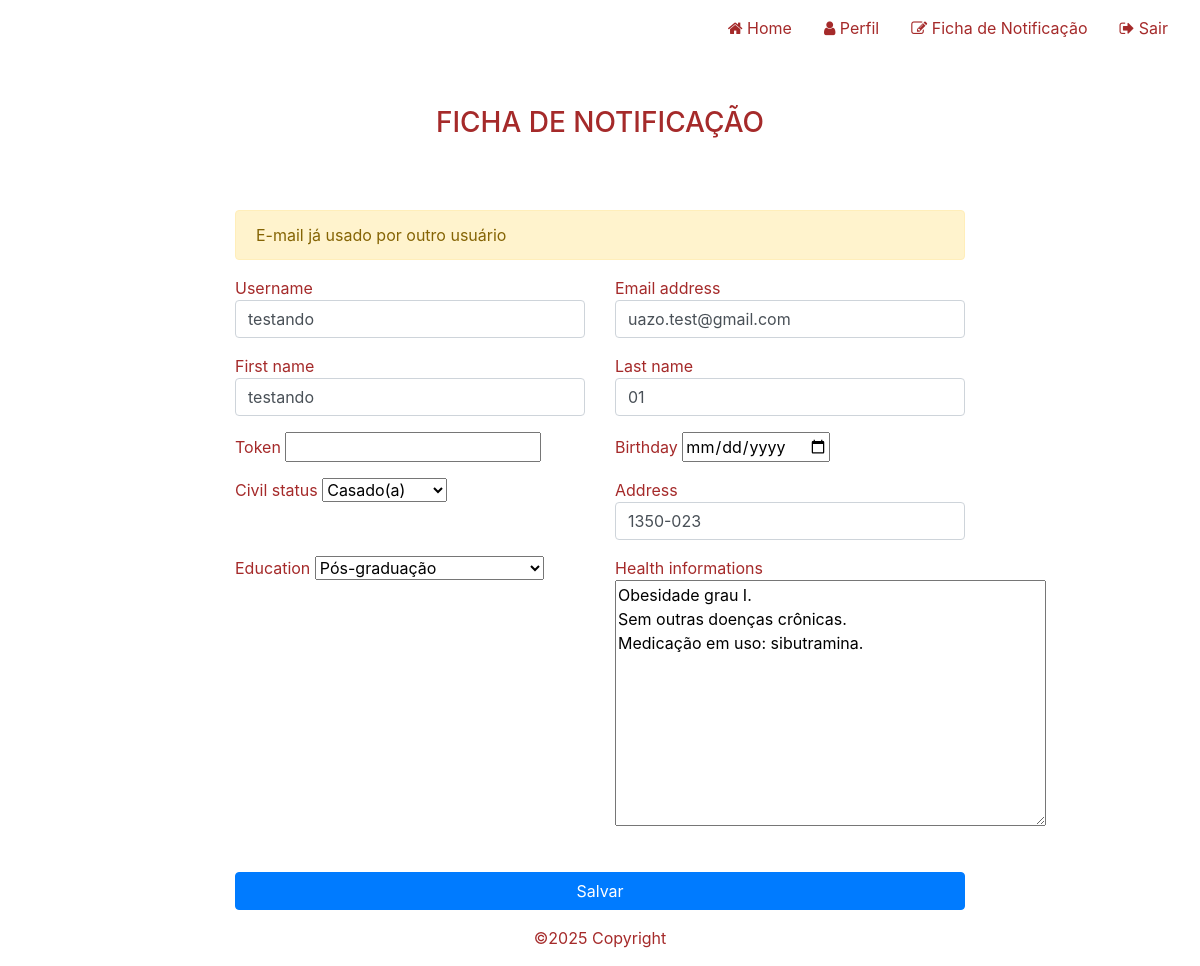
The app's page /profile/edit/ (signed in) with its own data.
### searchApp/models/Profile.py (models this page shows)
class Profile(models.Model):
    user = models.OneToOneField(User, on_delete=models.CASCADE)
    token = models.CharField(max_length=255, null=True, blank=True)
    name = models.CharField(max_length=100, default='Nome completo')
    birthday = models.DateField(default=None, null=True, blank=True)
    civil_status = models.IntegerField(choices=STATUS_CHOICES, default=5)
    address = models.CharField(default='Rua, nº, freguesia, Código Postal')
    education = models.IntegerField(choices=EDUCATION_CHOICES, default=4)
    health_informations = models.TextField(default='Descreva sobre o seu atual quadro de obesidade, quais as medicações que faz uso e se possui outras doenças crônicas')
    role = models.IntegerField(choices=ROLE_CHOICE, default=3)
    created_at = models.DateTimeField(auto_now_add=True)
    updated_at = models.DateTimeField(auto_now=True)

### searchApp/views/ProfileView.py (the view)
@login_required()
def edit_profile(request):
    profile, created = Profile.objects.get_or_create(user=request.user)
    emailUnused = True
    message = None
    if request.method == 'POST':
        profileForm = UserProfileForm(request.POST, request.FILES
                                      , instance=profile)
        userForm = UserForm(request.POST, instance=request.user)
        verifyEmail = Profile.objects.filter(user__email=request.
                                             POST['email']).exclude(user__id=request.user.id).first()
        emailUnused = verifyEmail is None
    else:
        profileForm = UserProfileForm(instance=profile)
        userForm = UserForm(instance=request.user)
    if profileForm.is_valid() and userForm.is_valid() and emailUnused:
        profileForm.save()
        userForm.save()
        message = {'type': 'success', 'text': 'Dados atualizados com sucesso' }
    else:
       if request.method == 'POST':
           if emailUnused:
            message = {'type': 'warning', 'text': 'Dados inválidos' }
       else:
            message = {'type': 'warning', 'text': 'E-mail já usado por outro usuário'}
    context = {
        'profileForm': profileForm,
        'userForm': userForm,
        'message' : message,
    }
    return render(request, template_name='user/profile.html', context=context, status=200)

### searchApp/forms/UserProfileForm.py
class UserProfileForm(ModelForm):
    def __init__(self, *args, **kwargs):  # __init__ é o construtor
        super(UserProfileForm, self).__init__(*args, **kwargs)
        if self.instance and getattr(self.instance, 'role', None) != 1:
            if 'role' in self.fields:
                del self.fields['role']
    class Meta:  # Criando um formulário baseado na model Profile
        model = Profile
        exclude = ('name', 'image', 'addresses',)
        widgets = {  # Adicionando classes CSS com widgets
            'user': forms.HiddenInput(),  # Oculta o campo no formulário
            'role': forms.Select(attrs={'class': "form-control"}),  # Removido type="date", pois não faz sentido aqui
            'password': forms.PasswordInput(),
            'date': forms.DateInput(attrs={"type": "date"}),
            'birthday': forms.DateInput(attrs={"type": "date"}),
            'address': forms.TextInput(attrs={'class': "form-control"}),
            'health_information': forms.Textarea(attrs={'class': "form-control"}),
        }

class UserForm(ModelForm):
    class Meta:
        model = User
        fields = ['username', 'email', 'first_name', 'last_name']
        widgets = {
            'username': forms.TextInput(attrs={'class': "form-control"}),
            'email': forms.EmailInput(attrs={'class': "form-control"}),
            'first_name': forms.TextInput(attrs={'class': "form-control"}),
            'last_name': forms.TextInput(attrs={'class': "form-control"}),
        }

### searchApp/templates/user/profile.html (shortened to what this page needs)
{% extends "base.html" %}
{% load static %}
{% block styles %}<link rel="stylesheet" href="{% static 'css/home.css' %}">{% endblock %}
{% block content %}
<div id="content">
    <div class="container" style="margin-top: 20px;">
        <div class="row justify-content-center">
            <div class="col-md-10 col-lg-8">
                <h3 class="text-center mb-3" style="margin-top: 30px;">FICHA DE NOTIFICAÇÃO</h3>
                <form method="POST" action="" class="form-container">
                    {% if message is not None %}
                        <div class="alert alert-{{ message.type }}">{{ message.text }}</div>
                    {% endif %}
                    <div class="row">
                        {% for f in userForm %}
                            {% if not f.is_hidden %}
                                <div class="form-group col-md-6">
                                    {{ f.label }}
                                    {{ f }}
                                </div>
                            {% else %}
                                {{ f }}
                            {% endif %}
                        {% endfor %}
                        {% for f in profileForm %}
                            {% if not f.is_hidden %}
                            <div class="form-group col-md-6">
                                {{ f.label }}
                                {{  f }}
                            </div>
                            {% else %}
                                {{ f }}
                            {% endif %}
                        {% endfor %}
                    </div>
                    <div class="text-center mt-4">
                        <button type="submit" class="btn btn-primary px-5">Salvar</button>
                    </div>
                </form>
            </div>
        </div>
    </div>
</div>
{% endblock %}

### searchApp/static/css/global.css (style rules this page uses)
#content { min-height: calc(100vh - 112px); }

### searchApp/static/css/home.css (style rules this page uses)
body { background-color: white; }
#content form { margin-top: 70px !important; }
#content form button { width: 100%; }

### searchApp/templates/user/profile.html (style rules this page uses)
#content form { margin-top: 70px !important; color: brown; }
h3 { color: brown; }

### records on screen
Profile: profileForm "Casado(a)" "1350-023" "Pós-graduação" "Obesidade grau I. Sem outras doenças crônicas. Medicação em uso: sibutramina."

### other values on screen
{{ message.text }} "E-mail já usado por outro usuário"
{{ f.label }} "Username" "Email address" "First name" "Last name"
{{ f.label }} "Token" "Birthday" "Civil status" "Address" "Education" "Health informations"
